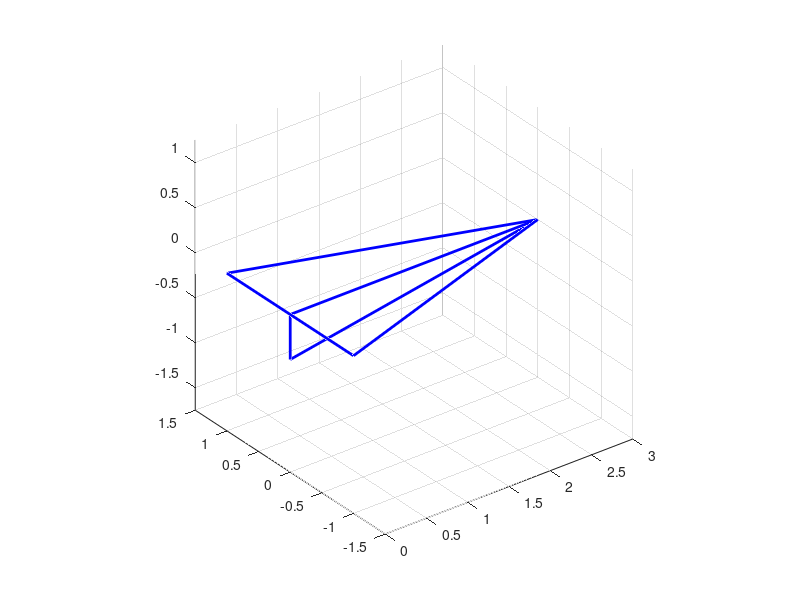

Reproduce this figure in MATLAB. (Note: this script raises an error after producing the figure.)
% Excercise 2

close all
clear

%% Part a
A = [3  0 0 3 0   0  3
     0 -1 1 0 0   0  0
     0  0 0 0 0 -1/2 0];
 
 figure(1)
 plot3(A(1,:), A(2,:), A(3,:), 'b', 'LineWidth', 2)
 axis equal
 grid on
 hold on
 
 
%% Part b
 for phi = linspace(0, pi/2, 8)
    Az = Rz(phi) * A;
    plot3(Az(1,:), Az(2,:),Az(3,:), 'b--')
    pause(0.3)
 end
 
%% Part c

for theta = linspace(0, -pi/6, 6)
    Azy = Rz(pi/2) * Ry(theta) * A;
    plot3(Azy(1,:), Azy(2,:),Azy(3,:), 'g--')
    pause(0.3)
end
 

%% Part d

for psi = linspace(0, pi/4, 4)
    Azyx = Rz(pi/2) * Ry(-pi/6) * Rx(psi) * A;
    plot3(Azyx(1,:), Azyx(2,:),Azyx(3,:), 'r--')
    pause(0.3)
end

%% Part e
for psi = linspace(0, pi/4, 4)
    Azyx = Rz(pi/2) * Ry(-pi/6) * Rx(pi/4*psi) * A;
    plot3(Azyx(1,:), Azyx(2,:),Azyx(3,:), 'k', 'LineWidth', 2)
    pause(0.3)
end

%% Part f
pause(1)
for psi = linspace(0, pi/4, 4)
    Axyz = Rx(pi/4*psi) * Ry(-pi/6) * Rz(pi/2) * A;
    plot3(Axyz(1,:), Axyz(2,:),Axyz(3,:), 'k--')
    pause(0.3)
end
